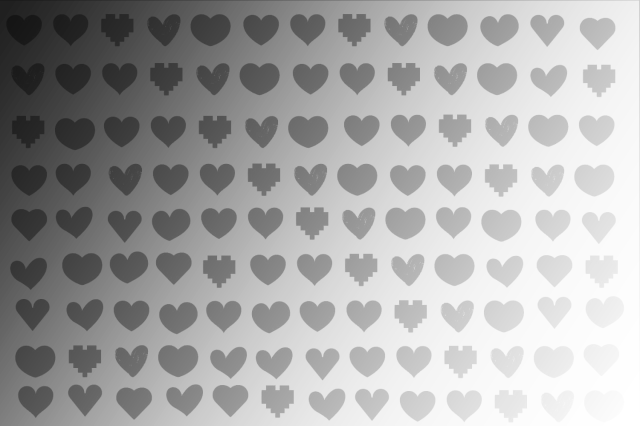
#> input picture correct_img/Practice_2/images/start/hearts 2.png, 1280 x 851 px (shown at 1/2 size)
$ jupyter execute --allow-errors Practice_2.ipynb   (older library calls are emulated)
#> lines starting #> are read from the running program, lines starting #| are printed output that depends on the picture; after the words box and inside, x2 and y2 are one past the last pixel; in counts of white or black regions, pixels touching at a corner belong together
Імпортуємо необхідні модулі для роботи із зображенями

[cell 1]
import numpy as np
import cv2
import matplotlib.pyplot as plt
import numpy as np
import matplotlib.pylab as plt

Завдання оборбити зображення: 2, 6, 9, 10

Блок коді із функціями для обробки зображень

[cell 2]
"""
Модуль cv2 - працює використовуючи двохвимірні масиви, тобто коли ми відкриваємо зображення у cv2 модуль його перетворює
у один масив фотографії у якому бкзліч масивів для кожного рядка (кількість масивів - це кількість пікселів висоти зображення)
кількість чисел у одному масиві рядка - це кількість пікселів ширини зображення. Також значення масиву залежить від кольору,
тобто 1 піксель - це 1 елемент у двохвимірному масиві, та його значення це номер кольору
редагувати зображення ми будемо міняючи значення цифр у масиві, таким чином міняючи значення пікселя
"""

def no_shadow(input_img_path, output_img_path, output_img_path_norm): # Функція щоб забрати тінь із фото

#> called with input_img_path = 'images/start/hearts 2.png', output_img_path = 'images/no_shadow_2.jpg', output_img_path_norm = 'images/no_shadow_2_norm.jpg'
    img = cv2.imread(input_img_path, -1) # Відкриваємо зображення для модуля cv2
#> img is the input picture: shape (851, 1280, 3); min 20, max 255, mean 167.1

    rgb_planes = cv2.split(img) # получаємо список із кольорів які використовуться

    result_planes = [] # створюємо список у який будемо поміщати відредаговані дані
    result_norm_planes = [] # список у який будем поміщати відредаговані дані із більшим контрастом

    for plane in rgb_planes: # проходимось по усіх кольорах

        dilated_img = cv2.dilate(plane, np.ones((7,7), np.uint8)) # получаємо "поверхневий колір" території 7 на 7 пікселів
        bg_img = cv2.medianBlur(dilated_img, 21) # получаємо "колір заднього фону"
        diff_img = 255 - cv2.absdiff(plane, bg_img) # зрівнюємо кольори із сусідами та виправляємо їх освітлюючи
        norm_img = cv2.normalize(diff_img,None, alpha=0, beta=255, norm_type=cv2.NORM_MINMAX, dtype=cv2.CV_8UC1) # нормалізуємо зображення додавши додаткові фільтри
        result_planes.append(diff_img) # додаємо значення пікселів у масив із безфільтровою обробкою
        result_norm_planes.append(norm_img) #  додаємо значення пікселів у контрасний масив
#> this loop made 3 passes
#> pass 1, in no_shadow, `dilated_img = cv2.dilate(plane, np.ones((7,7), np.uint8)) # получаємо ..`:
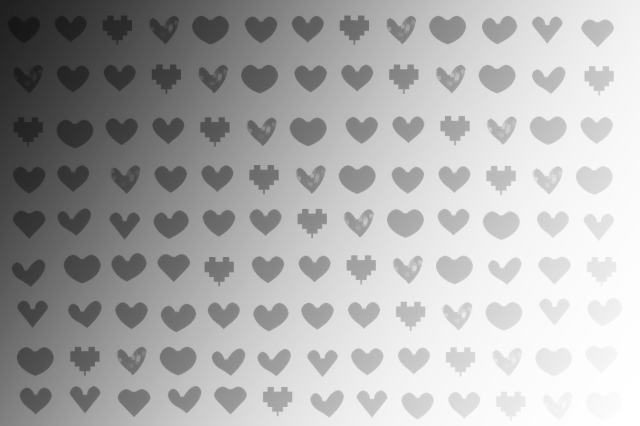
#> dilated_img: shape (851, 1280) (shown at 1/2 size); min 21, max 255, mean 172.2
#> pass 1, in no_shadow, `diff_img = 255 - cv2.absdiff(plane, bg_img)`:
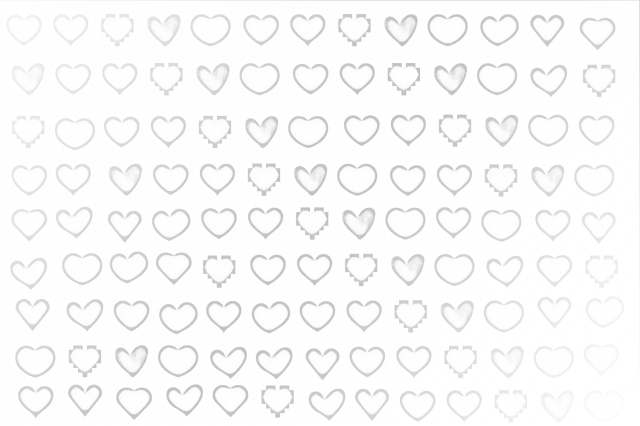
#> diff_img: shape (851, 1280) (shown at 1/2 size); min 191, max 255, mean 249.2
#> pass 1, in no_shadow, `norm_img = cv2.normalize(diff_img,None, alpha=0, beta=255, norm_type=c..`:
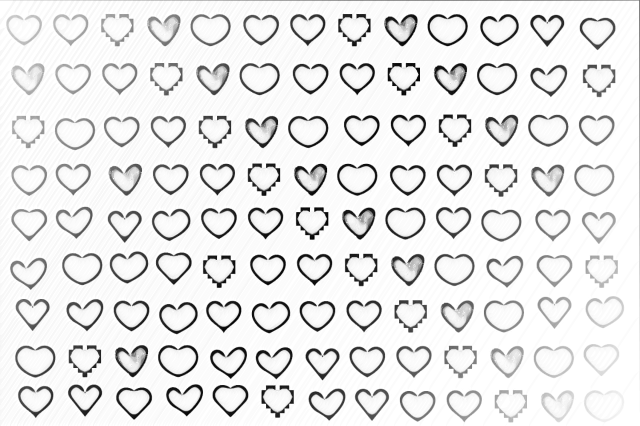
#> norm_img: shape (851, 1280) (shown at 1/2 size); min 0, max 255, mean 231.8
#> after the loop, result_norm_planes = 3 items; result_planes = 3 items

    result = cv2.merge(result_planes) # перетворюжмо масиви пікселів у фото
    result_norm = cv2.merge(result_norm_planes) # для обох випадків

    cv2.imwrite(output_img_path, result) # зберігяємо визначене зображення за визначеним шляхои
    cv2.imwrite(output_img_path_norm, result_norm) # та для другого випадку


def gray(input_img_path, output_img_path): # Функція для перетворення зображення у сірий колір

    originalImage = cv2.imread(input_img_path) # Відкриваємо зображення
    grayImage = cv2.cvtColor(originalImage, cv2.COLOR_BGR2GRAY) # Задаємо чоро-білий фільтр

    #cv2.imshow('Original image',originalImage) # дамонстрація оригінального зображення
    #cv2.imshow('Gray image', grayImage) # демонстрація обробленого зображення

    #cv2.waitKey(0) # цикл щоб зображення самі не закривались
    #cv2.destroyAllWindows() # перевірка для закритя усіх виведених вікон
    cv2.imwrite(output_img_path, grayImage) # Зберігаємо фото


def black_and_white(input_img_path, output_img_path, coefficient): # функція для коректування чорного та білого

    originalImage = cv2.imread(input_img_path) # відкриваємо
    grayImage = cv2.cvtColor(originalImage, cv2.COLOR_BGR2GRAY) # Задаємо чоро-білий фільтр

    (thresh, blackAndWhiteImage) = cv2.threshold(grayImage, coefficient, 255, cv2.THRESH_BINARY) # обробляємо чорно-біле фото
    # [8 lines of commented-out code are left out]
    cv2.imwrite(output_img_path, blackAndWhiteImage)


def no_grain(input_img_path, output_img_path): # функція щоб позбавитись зернистості на фото
    img = cv2.imread(input_img_path,0) # відкриваєо фото
    blur = cv2.GaussianBlur(img,(13,13),0) # зміщуємо та розмазуємо пікселі
    thresh = cv2.threshold(blur, 117, 255, cv2.THRESH_BINARY)[1] # задаємо фільтр

    # [4 lines of commented-out code are left out]
    cv2.imwrite(output_img_path, thresh)


def reversed_image(input_img_path, output_img_path): # Функція щоб замінити колора в зображенні на протилежні

    image = cv2.imread(input_img_path)
    invert = cv2.bitwise_not(image) # замінюємо значення у масивах на протилежні
    cv2.imwrite(output_img_path, invert)


def not_vertical(input_img_path, output_img_path): # Функція щоб позбутись вертикальних ліній

    image = cv2.imread(input_img_path)
    gray = cv2.cvtColor(image,cv2.COLOR_BGR2GRAY) # накладаємо сірий фільтр
    thresh = cv2.threshold(gray, 0, 255, cv2.THRESH_BINARY_INV + cv2.THRESH_OTSU)[1] # задаємо поріг ліній

    # Знімінюємо горизонтальні лінії
    horizontal_kernel = cv2.getStructuringElement(cv2.MORPH_RECT, (1,5)) # шукаємо горизонтальні лінії, висотою 5 пікселів та провіряємо шириною 1 піксель
    detected_lines = cv2.morphologyEx(thresh, cv2.MORPH_OPEN, horizontal_kernel, iterations=2) # Знайдені лінії
    cnts = cv2.findContours(detected_lines, cv2.RETR_EXTERNAL, cv2.CHAIN_APPROX_SIMPLE) # шукаємо контури до яких прилягають ліії
    cnts = cnts[0] if len(cnts) == 2 else cnts[1] # перевірка чи лінія не стикуєстя із контурами
    for c in cnts:
        cv2.drawContours(image, [c], -1, (255,255,255), 2) # заміняємо значення

    # Repair image
    repair_kernel = cv2.getStructuringElement(cv2.MORPH_RECT, (1,6)) # Повертамо зобаження у нормальний вид
    result = 255 - cv2.morphologyEx(255 - image, cv2.MORPH_CLOSE, repair_kernel, iterations=1) # фінальна версія зображення

    # [5 lines of commented-out code are left out]
    cv2.imwrite(output_img_path, result) # зберігаємо його

зображення 2

[cell 3]
image2 = r"images/start/hearts 2.png" # відкриваємо друге зображення за шляхом

no_shadow(image2, r"images/no_shadow_2.jpg", r"images/no_shadow_2_norm.jpg") # забираємо у нього тіні та зберігаємо копії
black_and_white(r"images/no_shadow_2_norm.jpg", r"images/result/result_2.png", 240) # Наложуємо чорний фільтр на зображення
#> in black_and_white, `(thresh, blackAndWhiteImage) = cv2.threshold(grayImage, coefficient, 2..`:
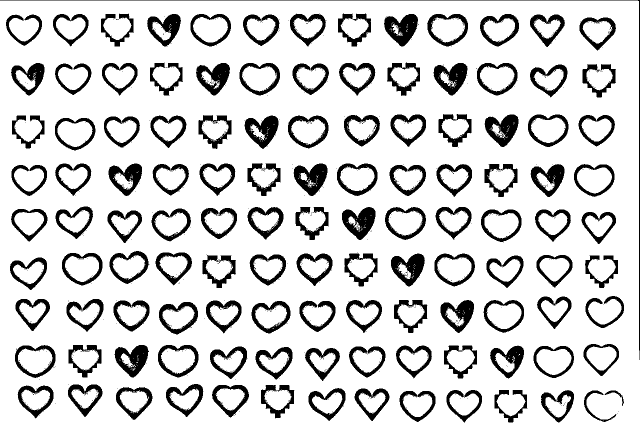
#> blackAndWhiteImage: shape (851, 1280) (shown at 1/2 size); 82.9% white; 794 black regions (675 under 20 px), largest, box (x1, y1, x2, y2) and area: (0, 0, 1280, 720) 2701, (768, 28, 836, 93) 2649, (587, 327, 655, 392) 2592
#> in black_and_white, `(thresh, blackAndWhiteImage) = cv2.threshold(grayImage, coefficient, 2..`: thresh = 240
img_2 = cv2.imread(r"images/start/hearts 2.png")
img_2_final = cv2.imread(r"images/result/result_2.png")
plt.figure(figsize=(20, 10))
plt.imshow(np.concatenate([img_2, img_2_final], axis=1))
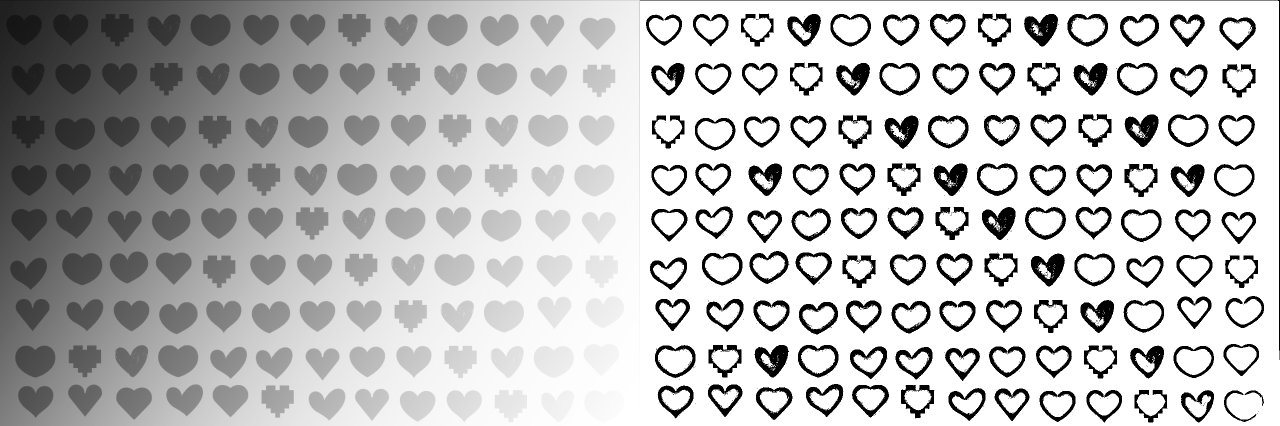
#> shown: shape (851, 2560, 3) (shown at 1/2 size); min 0, max 255, mean 189.2

Зображення 6

[cell 4]
image6 = r"images/start/hearts 6.png"

no_grain(image6, r"images/result/result_6.png") # забираємо зернистість у фото
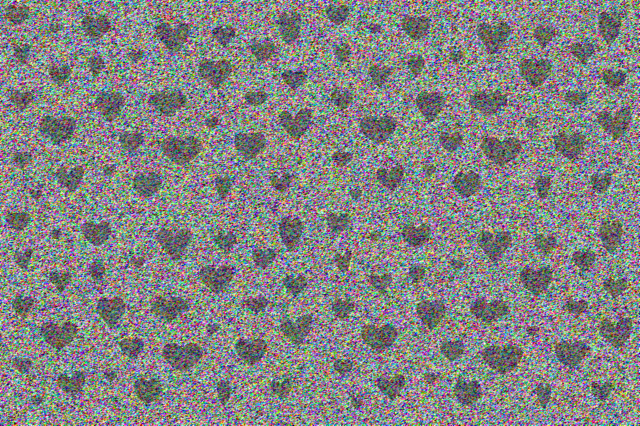
#> input picture correct_img/Practice_2/images/start/hearts 6.png, 1280 x 851 px (shown at 1/2 size)
#> in no_grain, `img = cv2.imread(input_img_path,0)`:
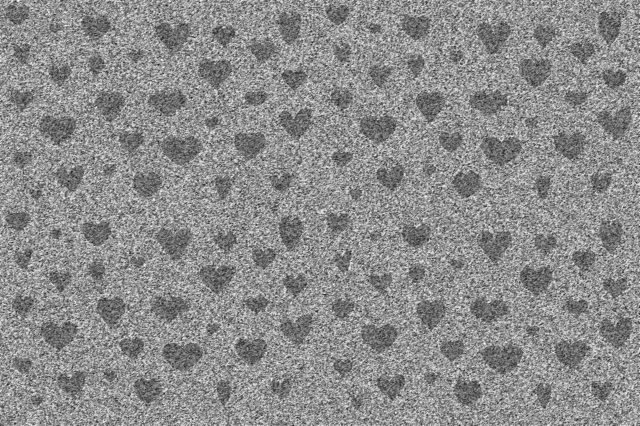
#> img: shape (851, 1280) (shown at 1/2 size); min 0, max 255, mean 140.4
#> in no_grain, `blur = cv2.GaussianBlur(img,(13,13),0)`:
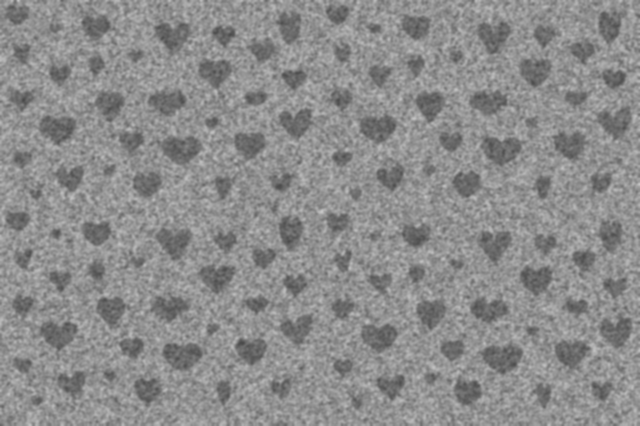
#> blur: shape (851, 1280) (shown at 1/2 size); min 73, max 200, mean 140.4
#> in no_grain, `thresh = cv2.threshold(blur, 117, 255, cv2.THRESH_BINARY)[1]`:
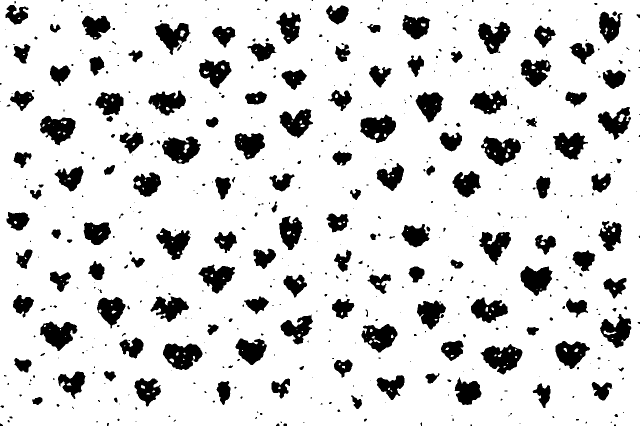
#> thresh: shape (851, 1280) (shown at 1/2 size); 84.9% white; 578 black regions (374 under 20 px), largest, box (x1, y1, x2, y2) and area: (961, 688, 1045, 749) 2968, (326, 687, 405, 740) 2858, (962, 272, 1042, 332) 2802

img_6 = cv2.imread(r"images/start/hearts 6.png")
#> img_6 is the input picture: shape (851, 1280, 3); mean B, G, R 132.4, 132.2, 132.4
img_6_final = cv2.imread(r"images/result/result_6.png")
plt.figure(figsize=(20, 10))
plt.imshow(np.concatenate([img_6, img_6_final], axis=1))
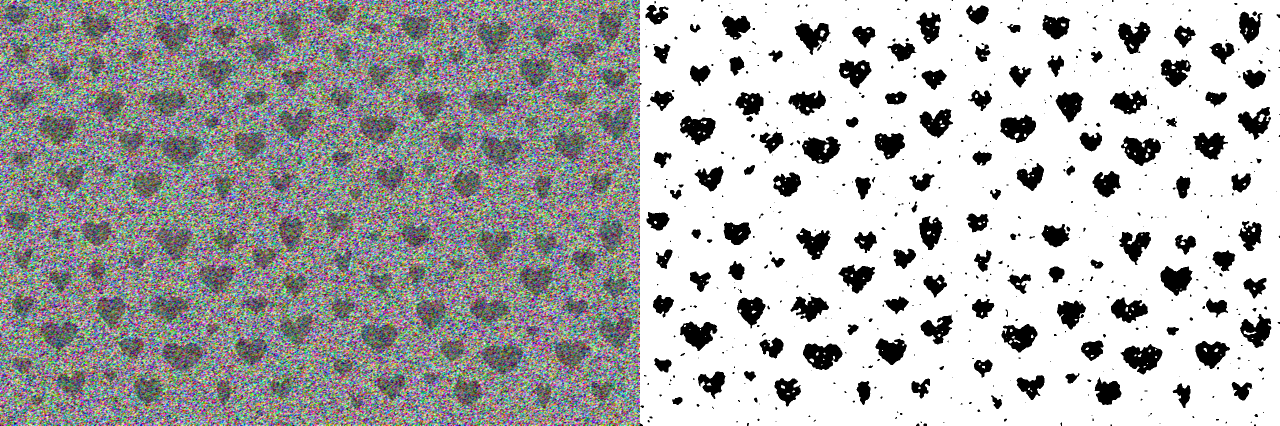
#> shown: shape (851, 2560, 3) (shown at 1/2 size); mean R, G, B 174.4, 174.3, 174.5

Зображення 9

[cell 5]
image9 = r"images/start/hearts 9.png"

#> (the rest of this cell did not finish here and is left out)

reversed_image(r"images/result/result_9.png", r"images/result/result_9.png") # меняємо чорні і білі пікселі місцями

img_9 = cv2.imread(r"images/start/hearts 9.png")
img_9_final = cv2.imread(r"images/result/result_9.png")
plt.figure(figsize=(20, 10))
plt.imshow(np.concatenate([img_9, img_9_final], axis=1))

Зображення 10

[cell 6]
image10 = r"images/start/hearts 10.png"

#> (the rest of this cell did not finish here and is left out)
